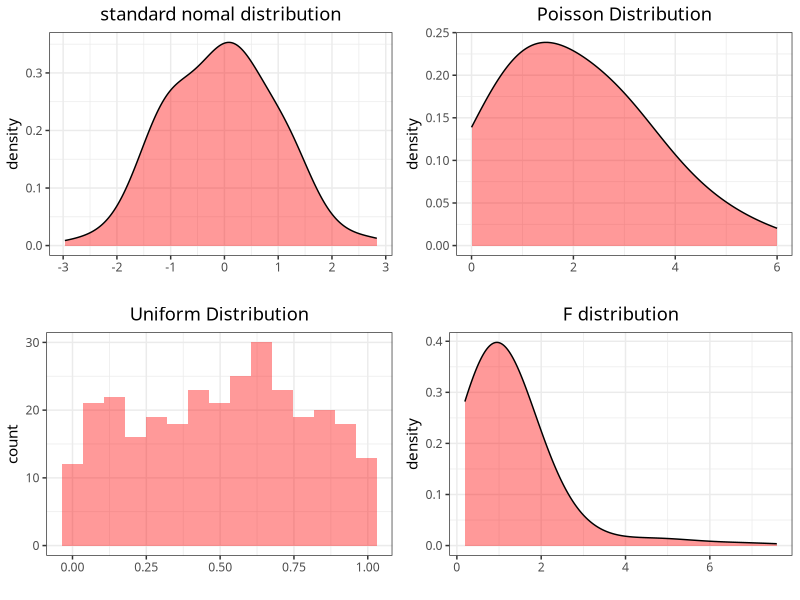

This figure's R source:
install.packages("ggplot2")
install.packages("gridExtra")
library(ggplot2)
library(gridExtra)

## standard nomal distribution
nor1<- rnorm(300,mean = 0,sd = 1)
## Poisson Distribution
pois <- rpois(300,lambda = 2)
## Uniform Distribution
unif1 <- runif(300,min = 0, max = 1)
## F distribution
f1 <- rf(300,10,10)

## Visualization
p1<- ggplot()+theme_bw(base_family = "STKaiti")+
  geom_density(aes(nor1),bw = 0.4,fill="red",alpha=0.4)+
  labs(x="",title = "standard nomal distribution")+
  theme(plot.title = element_text(hjust = 0.5))

p2 <- ggplot()+theme_bw(base_family = "STKaiti")+
  geom_density(aes(pois),bw = 0.8,fill = "red",alpha = 0.4)+
  labs(x="",title = "Poisson Distribution")+
  theme(plot.title = element_text(hjust = 0.5))

p3<- ggplot()+theme_bw(base_family = "STKaiti")+
  geom_histogram(aes(unif1),bins = 15,fill = "red",alpha = 0.4)+
  labs(x="",title = "Uniform Distribution")+
  theme(plot.title = element_text(hjust = 0.5))

p4<- ggplot()+theme_bw(base_family = "STKaiti")+
  geom_density(aes(f1),bw = 0.8,fill = "red",alpha = 0.4)+
  labs(x="",title = "F distribution")+
  theme(plot.title = element_text(hjust = 0.5))

grid.arrange(p1,p2,p3,p4,nrow=2)





